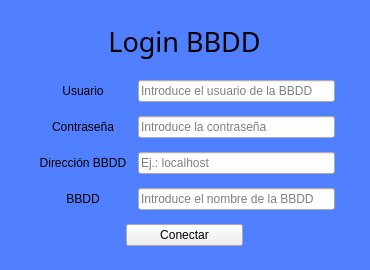
<?xml version="1.0" encoding="UTF-8"?>
<ui version="4.0">
 <class>loginVentana</class>
 <widget class="QWidget" name="loginVentana">
  <property name="geometry">
   <rect>
    <x>0</x>
    <y>0</y>
    <width>370</width>
    <height>270</height>
   </rect>
  </property>
  <property name="minimumSize">
   <size>
    <width>370</width>
    <height>270</height>
   </size>
  </property>
  <property name="maximumSize">
   <size>
    <width>370</width>
    <height>270</height>
   </size>
  </property>
  <property name="windowTitle">
   <string>Login</string>
  </property>
  <property name="windowIcon">
   <iconset>
    <activeon>../../recursos/logo.png</activeon>
   </iconset>
  </property>
  <property name="styleSheet">
   <string notr="true">#loginVentana {
	background-color: #5080ff;
}</string>
  </property>
  <widget class="QWidget" name="verticalLayoutWidget">
   <property name="geometry">
    <rect>
     <x>9</x>
     <y>8</y>
     <width>351</width>
     <height>251</height>
    </rect>
   </property>
   <layout class="QVBoxLayout" name="verticalLayout">
    <property name="sizeConstraint">
     <enum>QLayout::SizeConstraint::SetDefaultConstraint</enum>
    </property>
    <item>
     <widget class="QLabel" name="titulo">
      <property name="maximumSize">
       <size>
        <width>370</width>
        <height>50</height>
       </size>
      </property>
      <property name="font">
       <font>
        <family>Star Jedi</family>
        <pointsize>20</pointsize>
       </font>
      </property>
      <property name="frameShape">
       <enum>QFrame::Shape::NoFrame</enum>
      </property>
      <property name="lineWidth">
       <number>1</number>
      </property>
      <property name="text">
       <string>Login BBDD</string>
      </property>
      <property name="scaledContents">
       <bool>false</bool>
      </property>
      <property name="alignment">
       <set>Qt::AlignmentFlag::AlignCenter</set>
      </property>
     </widget>
    </item>
    <item>
     <layout class="QHBoxLayout" name="usuarioLayout" stretch="1,2">
      <property name="leftMargin">
       <number>25</number>
      </property>
      <property name="rightMargin">
       <number>25</number>
      </property>
      <item>
       <widget class="QLabel" name="textoUsuario">
        <property name="text">
         <string>Usuario</string>
        </property>
        <property name="alignment">
         <set>Qt::AlignmentFlag::AlignCenter</set>
        </property>
       </widget>
      </item>
      <item>
       <widget class="QLineEdit" name="inputUsuario">
        <property name="styleSheet">
         <string notr="true"/>
        </property>
        <property name="text">
         <string/>
        </property>
        <property name="placeholderText">
         <string>Introduce el usuario de la BBDD</string>
        </property>
       </widget>
      </item>
     </layout>
    </item>
    <item>
     <layout class="QHBoxLayout" name="passwordLayout" stretch="1,2">
      <property name="leftMargin">
       <number>25</number>
      </property>
      <property name="rightMargin">
       <number>25</number>
      </property>
      <item>
       <widget class="QLabel" name="textoPassword">
        <property name="text">
         <string>Contraseña</string>
        </property>
        <property name="alignment">
         <set>Qt::AlignmentFlag::AlignCenter</set>
        </property>
       </widget>
      </item>
      <item>
       <widget class="QLineEdit" name="inputPassword">
        <property name="placeholderText">
         <string>Introduce la contraseña</string>
        </property>
       </widget>
      </item>
     </layout>
    </item>
    <item>
     <layout class="QHBoxLayout" name="direccionLayout" stretch="1,2">
      <property name="leftMargin">
       <number>25</number>
      </property>
      <property name="rightMargin">
       <number>25</number>
      </property>
      <item>
       <widget class="QLabel" name="textoDireccion">
        <property name="text">
         <string>Dirección BBDD</string>
        </property>
        <property name="alignment">
         <set>Qt::AlignmentFlag::AlignCenter</set>
        </property>
       </widget>
      </item>
      <item>
       <widget class="QLineEdit" name="inputDireccion">
        <property name="placeholderText">
         <string>Ej.: localhost</string>
        </property>
       </widget>
      </item>
     </layout>
    </item>
    <item>
     <layout class="QHBoxLayout" name="bbddLayout" stretch="1,2">
      <property name="leftMargin">
       <number>25</number>
      </property>
      <property name="rightMargin">
       <number>25</number>
      </property>
      <item>
       <widget class="QLabel" name="textoBBDD">
        <property name="text">
         <string>BBDD</string>
        </property>
        <property name="alignment">
         <set>Qt::AlignmentFlag::AlignCenter</set>
        </property>
       </widget>
      </item>
      <item>
       <widget class="QLineEdit" name="inputBBDD">
        <property name="placeholderText">
         <string>Introduce el nombre de la BBDD</string>
        </property>
       </widget>
      </item>
     </layout>
    </item>
    <item>
     <layout class="QHBoxLayout" name="horizontalLayout" stretch="3,3,3">
      <item>
       <spacer name="horizontalSpacer">
        <property name="orientation">
         <enum>Qt::Orientation::Horizontal</enum>
        </property>
        <property name="sizeHint" stdset="0">
         <size>
          <width>40</width>
          <height>20</height>
         </size>
        </property>
       </spacer>
      </item>
      <item>
       <widget class="QPushButton" name="botonConectar">
        <property name="styleSheet">
         <string notr="true"/>
        </property>
        <property name="text">
         <string>Conectar</string>
        </property>
       </widget>
      </item>
      <item>
       <spacer name="horizontalSpacer_2">
        <property name="orientation">
         <enum>Qt::Orientation::Horizontal</enum>
        </property>
        <property name="sizeHint" stdset="0">
         <size>
          <width>40</width>
          <height>20</height>
         </size>
        </property>
       </spacer>
      </item>
     </layout>
    </item>
   </layout>
  </widget>
 </widget>
 <resources/>
 <connections/>
</ui>
